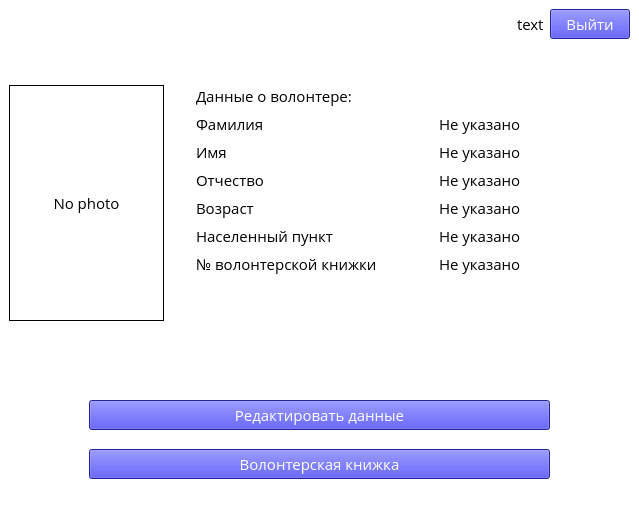
<?xml version="1.0" encoding="UTF-8"?>
<ui version="4.0">
 <class>Profile</class>
 <widget class="QMainWindow" name="Profile">
  <property name="geometry">
   <rect>
    <x>0</x>
    <y>0</y>
    <width>639</width>
    <height>525</height>
   </rect>
  </property>
  <property name="windowTitle">
   <string>Profile</string>
  </property>
  <property name="styleSheet">
   <string notr="true">background-color: rgb(255, 255, 255);</string>
  </property>
  <widget class="QWidget" name="centralwidget">
   <property name="sizePolicy">
    <sizepolicy hsizetype="Fixed" vsizetype="Fixed">
     <horstretch>0</horstretch>
     <verstretch>0</verstretch>
    </sizepolicy>
   </property>
   <layout class="QGridLayout" name="gridLayout_4">
    <item row="3" column="1">
     <spacer name="horizontalSpacer_11">
      <property name="orientation">
       <enum>Qt::Horizontal</enum>
      </property>
      <property name="sizeType">
       <enum>QSizePolicy::Fixed</enum>
      </property>
      <property name="sizeHint" stdset="0">
       <size>
        <width>20</width>
        <height>20</height>
       </size>
      </property>
     </spacer>
    </item>
    <item row="1" column="4">
     <spacer name="verticalSpacer">
      <property name="orientation">
       <enum>Qt::Vertical</enum>
      </property>
      <property name="sizeType">
       <enum>QSizePolicy::Fixed</enum>
      </property>
      <property name="sizeHint" stdset="0">
       <size>
        <width>20</width>
        <height>40</height>
       </size>
      </property>
     </spacer>
    </item>
    <item row="5" column="0" colspan="5">
     <layout class="QGridLayout" name="gridLayout">
      <item row="2" column="1">
       <spacer name="horizontalSpacer_7">
        <property name="orientation">
         <enum>Qt::Horizontal</enum>
        </property>
        <property name="sizeType">
         <enum>QSizePolicy::Fixed</enum>
        </property>
        <property name="sizeHint" stdset="0">
         <size>
          <width>40</width>
          <height>20</height>
         </size>
        </property>
       </spacer>
      </item>
      <item row="0" column="1">
       <spacer name="horizontalSpacer_6">
        <property name="orientation">
         <enum>Qt::Horizontal</enum>
        </property>
        <property name="sizeType">
         <enum>QSizePolicy::Fixed</enum>
        </property>
        <property name="sizeHint" stdset="0">
         <size>
          <width>40</width>
          <height>20</height>
         </size>
        </property>
       </spacer>
      </item>
      <item row="0" column="0">
       <spacer name="horizontalSpacer_2">
        <property name="orientation">
         <enum>Qt::Horizontal</enum>
        </property>
        <property name="sizeType">
         <enum>QSizePolicy::Fixed</enum>
        </property>
        <property name="sizeHint" stdset="0">
         <size>
          <width>40</width>
          <height>20</height>
         </size>
        </property>
       </spacer>
      </item>
      <item row="2" column="4">
       <spacer name="horizontalSpacer_5">
        <property name="orientation">
         <enum>Qt::Horizontal</enum>
        </property>
        <property name="sizeType">
         <enum>QSizePolicy::Fixed</enum>
        </property>
        <property name="sizeHint" stdset="0">
         <size>
          <width>40</width>
          <height>20</height>
         </size>
        </property>
       </spacer>
      </item>
      <item row="2" column="0">
       <spacer name="horizontalSpacer_4">
        <property name="orientation">
         <enum>Qt::Horizontal</enum>
        </property>
        <property name="sizeType">
         <enum>QSizePolicy::Fixed</enum>
        </property>
        <property name="sizeHint" stdset="0">
         <size>
          <width>40</width>
          <height>20</height>
         </size>
        </property>
       </spacer>
      </item>
      <item row="0" column="4">
       <spacer name="horizontalSpacer_3">
        <property name="orientation">
         <enum>Qt::Horizontal</enum>
        </property>
        <property name="sizeType">
         <enum>QSizePolicy::Fixed</enum>
        </property>
        <property name="sizeHint" stdset="0">
         <size>
          <width>40</width>
          <height>20</height>
         </size>
        </property>
       </spacer>
      </item>
      <item row="0" column="3">
       <spacer name="horizontalSpacer_8">
        <property name="orientation">
         <enum>Qt::Horizontal</enum>
        </property>
        <property name="sizeType">
         <enum>QSizePolicy::Fixed</enum>
        </property>
        <property name="sizeHint" stdset="0">
         <size>
          <width>40</width>
          <height>20</height>
         </size>
        </property>
       </spacer>
      </item>
      <item row="2" column="3">
       <spacer name="horizontalSpacer_9">
        <property name="orientation">
         <enum>Qt::Horizontal</enum>
        </property>
        <property name="sizeType">
         <enum>QSizePolicy::Fixed</enum>
        </property>
        <property name="sizeHint" stdset="0">
         <size>
          <width>40</width>
          <height>20</height>
         </size>
        </property>
       </spacer>
      </item>
      <item row="2" column="2">
       <widget class="QPushButton" name="pushButton_3">
        <property name="sizePolicy">
         <sizepolicy hsizetype="Expanding" vsizetype="Fixed">
          <horstretch>0</horstretch>
          <verstretch>0</verstretch>
         </sizepolicy>
        </property>
        <property name="font">
         <font>
          <family>Open Sans</family>
          <pointsize>11</pointsize>
         </font>
        </property>
        <property name="styleSheet">
         <string notr="true">background-color: rgb(48, 48, 222);
color: rgb(255, 255, 255);</string>
        </property>
        <property name="text">
         <string>Волонтерская книжка</string>
        </property>
       </widget>
      </item>
      <item row="1" column="2">
       <widget class="QPushButton" name="pushButton">
        <property name="sizePolicy">
         <sizepolicy hsizetype="Expanding" vsizetype="Fixed">
          <horstretch>0</horstretch>
          <verstretch>0</verstretch>
         </sizepolicy>
        </property>
        <property name="font">
         <font>
          <family>Open Sans</family>
          <pointsize>11</pointsize>
         </font>
        </property>
        <property name="styleSheet">
         <string notr="true">background-color: rgb(48, 48, 222);
color: rgb(255, 255, 255);</string>
        </property>
        <property name="text">
         <string>Редактировать данные</string>
        </property>
       </widget>
      </item>
     </layout>
    </item>
    <item row="0" column="0" colspan="4">
     <spacer name="horizontalSpacer">
      <property name="orientation">
       <enum>Qt::Horizontal</enum>
      </property>
      <property name="sizeHint" stdset="0">
       <size>
        <width>40</width>
        <height>20</height>
       </size>
      </property>
     </spacer>
    </item>
    <item row="0" column="4">
     <layout class="QHBoxLayout" name="horizontalLayout_2">
      <item>
       <widget class="QLabel" name="login">
        <property name="sizePolicy">
         <sizepolicy hsizetype="Fixed" vsizetype="Fixed">
          <horstretch>0</horstretch>
          <verstretch>0</verstretch>
         </sizepolicy>
        </property>
        <property name="font">
         <font>
          <family>Open Sans</family>
          <pointsize>11</pointsize>
         </font>
        </property>
        <property name="layoutDirection">
         <enum>Qt::LeftToRight</enum>
        </property>
        <property name="text">
         <string>text</string>
        </property>
       </widget>
      </item>
      <item>
       <widget class="QPushButton" name="pushButton_2">
        <property name="sizePolicy">
         <sizepolicy hsizetype="Fixed" vsizetype="Fixed">
          <horstretch>0</horstretch>
          <verstretch>0</verstretch>
         </sizepolicy>
        </property>
        <property name="font">
         <font>
          <family>Open Sans</family>
          <pointsize>11</pointsize>
         </font>
        </property>
        <property name="mouseTracking">
         <bool>false</bool>
        </property>
        <property name="layoutDirection">
         <enum>Qt::LeftToRight</enum>
        </property>
        <property name="styleSheet">
         <string notr="true">background-color: rgb(48, 48, 222);
color: rgb(255, 255, 255);</string>
        </property>
        <property name="text">
         <string>Выйти</string>
        </property>
       </widget>
      </item>
     </layout>
    </item>
    <item row="4" column="4">
     <spacer name="verticalSpacer_4">
      <property name="orientation">
       <enum>Qt::Vertical</enum>
      </property>
      <property name="sizeType">
       <enum>QSizePolicy::Fixed</enum>
      </property>
      <property name="sizeHint" stdset="0">
       <size>
        <width>20</width>
        <height>40</height>
       </size>
      </property>
     </spacer>
    </item>
    <item row="3" column="0">
     <widget class="QLabel" name="label_8">
      <property name="sizePolicy">
       <sizepolicy hsizetype="Preferred" vsizetype="Ignored">
        <horstretch>0</horstretch>
        <verstretch>0</verstretch>
       </sizepolicy>
      </property>
      <property name="font">
       <font>
        <family>Open Sans</family>
        <pointsize>11</pointsize>
       </font>
      </property>
      <property name="tabletTracking">
       <bool>false</bool>
      </property>
      <property name="frameShape">
       <enum>QFrame::Box</enum>
      </property>
      <property name="text">
       <string>No photo</string>
      </property>
      <property name="alignment">
       <set>Qt::AlignCenter</set>
      </property>
     </widget>
    </item>
    <item row="3" column="2" colspan="3">
     <layout class="QGridLayout" name="gridLayout_3">
      <item row="4" column="0">
       <widget class="QLabel" name="label_7">
        <property name="sizePolicy">
         <sizepolicy hsizetype="Preferred" vsizetype="Fixed">
          <horstretch>0</horstretch>
          <verstretch>0</verstretch>
         </sizepolicy>
        </property>
        <property name="font">
         <font>
          <family>Open Sans</family>
          <pointsize>11</pointsize>
         </font>
        </property>
        <property name="frameShape">
         <enum>QFrame::NoFrame</enum>
        </property>
        <property name="text">
         <string>Отчество</string>
        </property>
        <property name="wordWrap">
         <bool>true</bool>
        </property>
       </widget>
      </item>
      <item row="4" column="2">
       <widget class="QLabel" name="third_n">
        <property name="sizePolicy">
         <sizepolicy hsizetype="Preferred" vsizetype="Fixed">
          <horstretch>0</horstretch>
          <verstretch>0</verstretch>
         </sizepolicy>
        </property>
        <property name="font">
         <font>
          <family>Open Sans</family>
          <pointsize>11</pointsize>
         </font>
        </property>
        <property name="text">
         <string>Не указано</string>
        </property>
        <property name="wordWrap">
         <bool>true</bool>
        </property>
       </widget>
      </item>
      <item row="6" column="0">
       <widget class="QLabel" name="label_11">
        <property name="sizePolicy">
         <sizepolicy hsizetype="Preferred" vsizetype="Fixed">
          <horstretch>0</horstretch>
          <verstretch>0</verstretch>
         </sizepolicy>
        </property>
        <property name="font">
         <font>
          <family>Open Sans</family>
          <pointsize>11</pointsize>
         </font>
        </property>
        <property name="frameShape">
         <enum>QFrame::NoFrame</enum>
        </property>
        <property name="text">
         <string>Населенный пункт</string>
        </property>
        <property name="wordWrap">
         <bool>true</bool>
        </property>
       </widget>
      </item>
      <item row="7" column="2">
       <widget class="QLabel" name="numbVK">
        <property name="sizePolicy">
         <sizepolicy hsizetype="Preferred" vsizetype="Fixed">
          <horstretch>0</horstretch>
          <verstretch>0</verstretch>
         </sizepolicy>
        </property>
        <property name="font">
         <font>
          <family>Open Sans</family>
          <pointsize>11</pointsize>
         </font>
        </property>
        <property name="text">
         <string>Не указано</string>
        </property>
        <property name="wordWrap">
         <bool>true</bool>
        </property>
       </widget>
      </item>
      <item row="7" column="0">
       <widget class="QLabel" name="label_10">
        <property name="sizePolicy">
         <sizepolicy hsizetype="Preferred" vsizetype="Fixed">
          <horstretch>0</horstretch>
          <verstretch>0</verstretch>
         </sizepolicy>
        </property>
        <property name="font">
         <font>
          <family>Open Sans</family>
          <pointsize>11</pointsize>
         </font>
        </property>
        <property name="frameShape">
         <enum>QFrame::NoFrame</enum>
        </property>
        <property name="text">
         <string>№ волонтерской книжки</string>
        </property>
        <property name="wordWrap">
         <bool>true</bool>
        </property>
       </widget>
      </item>
      <item row="2" column="2">
       <widget class="QLabel" name="first_n">
        <property name="sizePolicy">
         <sizepolicy hsizetype="Preferred" vsizetype="Fixed">
          <horstretch>0</horstretch>
          <verstretch>0</verstretch>
         </sizepolicy>
        </property>
        <property name="font">
         <font>
          <family>Open Sans</family>
          <pointsize>11</pointsize>
         </font>
        </property>
        <property name="text">
         <string>Не указано</string>
        </property>
        <property name="wordWrap">
         <bool>true</bool>
        </property>
       </widget>
      </item>
      <item row="1" column="0">
       <widget class="QLabel" name="label">
        <property name="sizePolicy">
         <sizepolicy hsizetype="Preferred" vsizetype="Fixed">
          <horstretch>0</horstretch>
          <verstretch>0</verstretch>
         </sizepolicy>
        </property>
        <property name="font">
         <font>
          <family>Open Sans</family>
          <pointsize>11</pointsize>
          <underline>false</underline>
         </font>
        </property>
        <property name="text">
         <string>Данные о волонтере:</string>
        </property>
       </widget>
      </item>
      <item row="1" column="1" rowspan="8">
       <spacer name="horizontalSpacer_10">
        <property name="orientation">
         <enum>Qt::Horizontal</enum>
        </property>
        <property name="sizeType">
         <enum>QSizePolicy::Fixed</enum>
        </property>
        <property name="sizeHint" stdset="0">
         <size>
          <width>40</width>
          <height>20</height>
         </size>
        </property>
       </spacer>
      </item>
      <item row="5" column="0">
       <widget class="QLabel" name="label_9">
        <property name="sizePolicy">
         <sizepolicy hsizetype="Preferred" vsizetype="Fixed">
          <horstretch>0</horstretch>
          <verstretch>0</verstretch>
         </sizepolicy>
        </property>
        <property name="font">
         <font>
          <family>Open Sans</family>
          <pointsize>11</pointsize>
         </font>
        </property>
        <property name="frameShape">
         <enum>QFrame::NoFrame</enum>
        </property>
        <property name="text">
         <string>Возраст</string>
        </property>
        <property name="wordWrap">
         <bool>true</bool>
        </property>
       </widget>
      </item>
      <item row="5" column="2">
       <widget class="QLabel" name="age">
        <property name="sizePolicy">
         <sizepolicy hsizetype="Preferred" vsizetype="Fixed">
          <horstretch>0</horstretch>
          <verstretch>0</verstretch>
         </sizepolicy>
        </property>
        <property name="font">
         <font>
          <family>Open Sans</family>
          <pointsize>11</pointsize>
         </font>
        </property>
        <property name="text">
         <string>Не указано</string>
        </property>
        <property name="wordWrap">
         <bool>true</bool>
        </property>
       </widget>
      </item>
      <item row="1" column="2">
       <spacer name="verticalSpacer_3">
        <property name="orientation">
         <enum>Qt::Vertical</enum>
        </property>
        <property name="sizeType">
         <enum>QSizePolicy::Fixed</enum>
        </property>
        <property name="sizeHint" stdset="0">
         <size>
          <width>20</width>
          <height>20</height>
         </size>
        </property>
       </spacer>
      </item>
      <item row="3" column="0">
       <widget class="QLabel" name="label_4">
        <property name="sizePolicy">
         <sizepolicy hsizetype="Preferred" vsizetype="Fixed">
          <horstretch>0</horstretch>
          <verstretch>0</verstretch>
         </sizepolicy>
        </property>
        <property name="font">
         <font>
          <family>Open Sans</family>
          <pointsize>11</pointsize>
         </font>
        </property>
        <property name="frameShape">
         <enum>QFrame::NoFrame</enum>
        </property>
        <property name="text">
         <string>Имя</string>
        </property>
        <property name="wordWrap">
         <bool>true</bool>
        </property>
       </widget>
      </item>
      <item row="3" column="2">
       <widget class="QLabel" name="second_n">
        <property name="sizePolicy">
         <sizepolicy hsizetype="Preferred" vsizetype="Fixed">
          <horstretch>0</horstretch>
          <verstretch>0</verstretch>
         </sizepolicy>
        </property>
        <property name="font">
         <font>
          <family>Open Sans</family>
          <pointsize>11</pointsize>
         </font>
        </property>
        <property name="text">
         <string>Не указано</string>
        </property>
        <property name="wordWrap">
         <bool>true</bool>
        </property>
       </widget>
      </item>
      <item row="6" column="2">
       <widget class="QLabel" name="city">
        <property name="sizePolicy">
         <sizepolicy hsizetype="Preferred" vsizetype="Fixed">
          <horstretch>0</horstretch>
          <verstretch>0</verstretch>
         </sizepolicy>
        </property>
        <property name="font">
         <font>
          <family>Open Sans</family>
          <pointsize>11</pointsize>
         </font>
        </property>
        <property name="text">
         <string>Не указано</string>
        </property>
        <property name="wordWrap">
         <bool>true</bool>
        </property>
       </widget>
      </item>
      <item row="2" column="0">
       <widget class="QLabel" name="label_2">
        <property name="sizePolicy">
         <sizepolicy hsizetype="Preferred" vsizetype="Fixed">
          <horstretch>0</horstretch>
          <verstretch>0</verstretch>
         </sizepolicy>
        </property>
        <property name="font">
         <font>
          <family>Open Sans</family>
          <pointsize>11</pointsize>
         </font>
        </property>
        <property name="frameShape">
         <enum>QFrame::NoFrame</enum>
        </property>
        <property name="text">
         <string>Фамилия</string>
        </property>
        <property name="wordWrap">
         <bool>true</bool>
        </property>
       </widget>
      </item>
      <item row="9" column="0" colspan="3">
       <spacer name="verticalSpacer_2">
        <property name="orientation">
         <enum>Qt::Vertical</enum>
        </property>
        <property name="sizeType">
         <enum>QSizePolicy::Fixed</enum>
        </property>
        <property name="sizeHint" stdset="0">
         <size>
          <width>20</width>
          <height>40</height>
         </size>
        </property>
       </spacer>
      </item>
     </layout>
    </item>
   </layout>
  </widget>
  <widget class="QMenuBar" name="menubar">
   <property name="geometry">
    <rect>
     <x>0</x>
     <y>0</y>
     <width>639</width>
     <height>21</height>
    </rect>
   </property>
  </widget>
  <widget class="QStatusBar" name="statusbar"/>
 </widget>
 <resources/>
 <connections/>
</ui>
